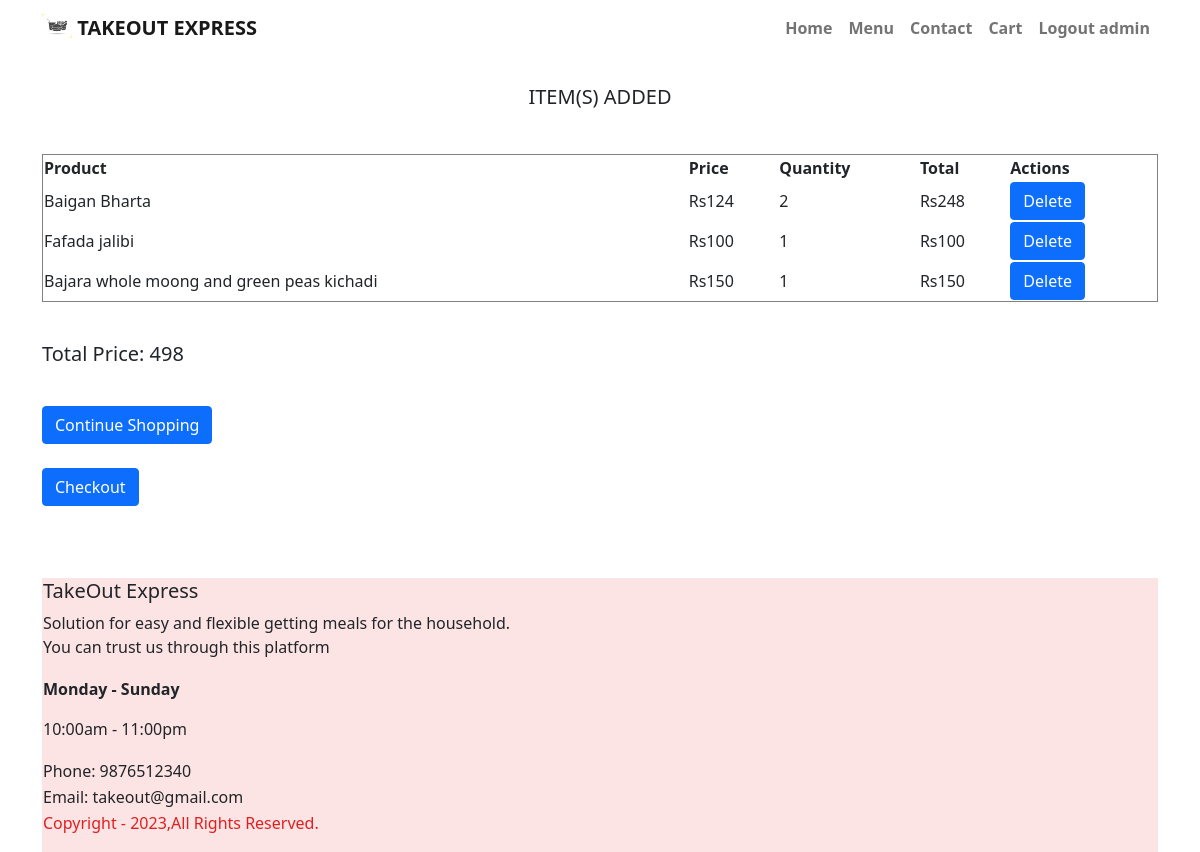
The app's page /menu/view_cart/ (signed in) with its own data.
### menu/models.py (models this page shows, shortened)
class CartItem(models.Model):
    user = models.ForeignKey(User, on_delete=models.CASCADE)
    product = models.ForeignKey(Menu, on_delete=models.CASCADE)
    quantity = models.PositiveIntegerField(default=1)

class Menu(models.Model):
    item=models.CharField(max_length=250)
    price=models.IntegerField()
    image=models.ImageField(upload_to='food/images/')
    description=models.CharField(max_length=250)
    calories=models.IntegerField()

### menu/views.py (the view)
# urls.py: path('view_cart/', views.view_cart, name='view_cart'),
@login_required
def view_cart(request):
    cart_items = CartItem.objects.filter(user=request.user)
    total=0
    for cart_item in cart_items:
        cart_item.total = cart_item.product.price * cart_item.quantity
        total+=cart_item.total
    return render(request, 'view_cart.html', {'cart_items': cart_items,'total':total})

### menu/templates/view_cart.html (shortened to what this page needs)
{% extends 'base.html' %}
{% block content %}
<div>
  <h5 style="text-align: center; line-height: 250%;">ITEM(S) ADDED</h5><br>
  <table border="1 solid black" style="width:100%">
    <tr>
      <th>Product</th>
      <th>Price</th>
      <th>Quantity</th>
      <th>Total</th>
      <th>Actions</th>
    </tr>
    {% for cart_item in cart_items %}
        <tr>
          <td>{{ cart_item.product.item }}</td>
          <td>Rs{{ cart_item.product.price }}</td>
          <td>{{ cart_item.quantity }}</td>
          <td>Rs{{ cart_item.total}}</td>
         <td>
            <a href="{% url 'delete_from_cart' cart_item.id %}" class="btn btn-primary" onclick="ondel()">Delete</a>
          </td>
        </tr>
    {% endfor %}
  </table>
  <br>
  <p><h5 style="font-family: 'Segoe UI', Tahoma, Geneva, Verdana, sans-serif;">Total Price: {{ total }}</h5></p>
  <br>
  <a href="{% url 'menu' %}" class="btn btn-primary">Continue Shopping</a>
  <br><br>
  <a href="{% url 'order' %}" class="btn btn-primary">Checkout</a>
  <br><br>
</div>
{% endblock content %}

### TAKEOUTEXPRESS/templates/base.html (shortened to what this page needs)
<!DOCTYPE html>
<html>
  <head>
    <link href="https://cdn.jsdelivr.net/npm/bootstrap@5.1.1/dist/css/bootstrap.min.css" rel="stylesheet" />
  </head>
  <body>
    <nav class="navbar navbar-expand-lg navbar-light text-light fw-bold mb-3" >
      <div class="container">
        <a class="navbar-brand" href="{% url 'home' %}">
          {% load static %}
          <img src="{% static 'images/logo.png' %}" alt="" width="30" height="24"
            class="d-inline-block align-text-top" />
          TAKEOUT EXPRESS
        </a>
        <div class="collapse navbar-collapse" id="navbarNavAltMarkup">
          <div class="navbar-nav ms-auto">
            <a class="nav-link" href="{% url 'home' %}">Home</a>
            <a class="nav-link" href="{% url 'menu' %}">Menu</a>
            <a class="nav-link" href="{% url 'contact' %}">Contact</a>
            <a class="nav-link" href="{% url 'view_cart' %}">Cart</a>
            {% if user.is_authenticated %}
              <a class="nav-link" href="{% url 'logoutaccount' %}">Logout {{ user.username }}</a>
            {% else %}
              <a class="nav-link" href="{% url 'loginaccount' %}">Login</a>
              <a class="nav-link" href="{% url 'signupaccount' %}">Sign Up</a>
            {% endif %}
          </div>
        </div>
      </div>
    </nav>
    <div class="container">
      {% block content %}
      {% endblock content %}
    </div>
<div class="container">
    <div class=" text-dark mt-5" style="background-color: #fde4e4;">
          <table>
            <tr>
             <td>
              <div lg="3" md="4" sm="6">
              <h5>TakeOut Express</h5>
              <p>
              Solution for easy and flexible getting meals for the household.<br>
              You can trust us through this platform
              </p>
            </div>
          </td>
          </tr>
          <tr>
            <td><div lg="3" md="4" sm="6">
              <p><b>Monday - Sunday</b></p>
              <p>10:00am - 11:00pm</p>
            </div>
            </td>
          </tr>
          <tr>
            <td>
              <div lg="3" md="4" sm="6">
                    <span>Phone: 9876512340</span>
                </div>
              </td>
          </tr>
          <tr>
            <td>
              <div lg="3" md="4" sm="6">
                    <span>Email: takeout@gmail.com</span>
                </div>
              </td>
          </tr>
        <tr>
          <td>
            <div lg="6" md="6">
              <p style="color: #df2020;">
                Copyright - 2023,All Rights
                Reserved.
              </p>
            </div>
          </td>
          </tr>
        </div>
    </div>
  </body>
</html>

### records on screen
CartItem: product.item "Baigan Bharta", product.price "124", quantity "2", total "248"
CartItem: product.item "Fafada jalibi", product.price "100", quantity "1", total "100"
CartItem: product.item "Bajara whole moong and green peas kichadi", product.price "150", quantity "1", total "150"

### other values on screen
{{ user.username }} "admin"
{{ total }} "498"
